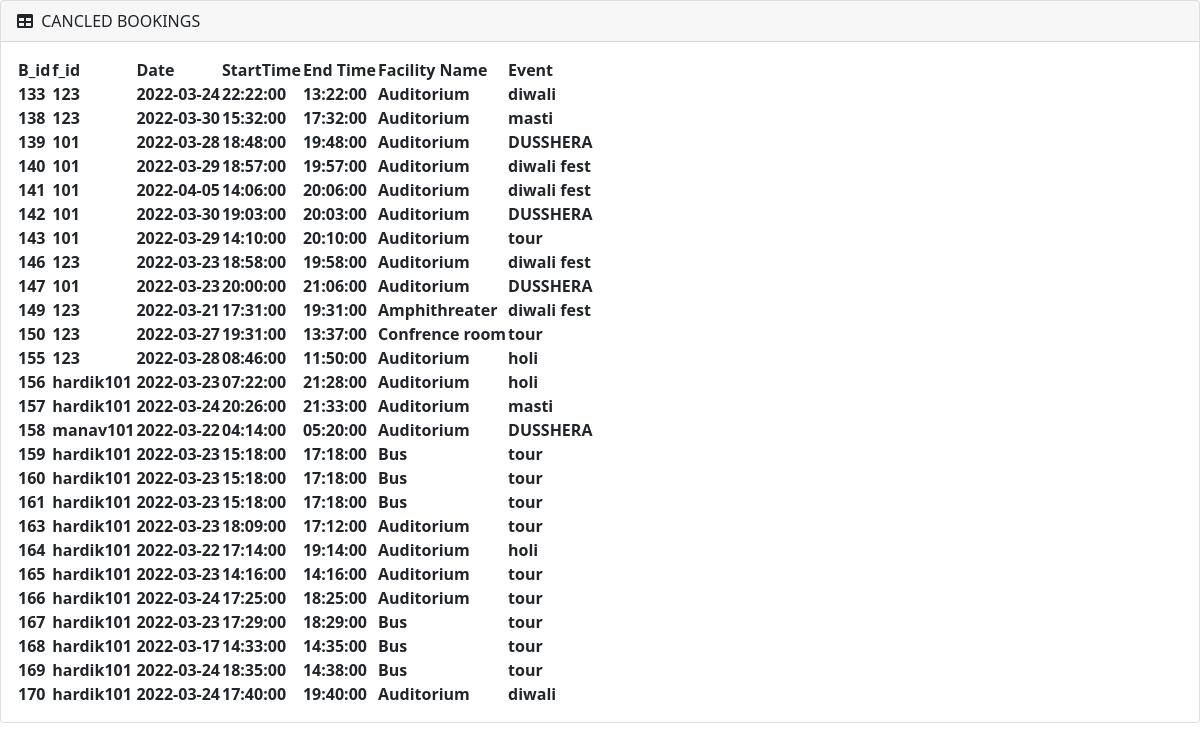
Page /canbooking.php on the committed database.
### tables this page shows
CREATE TABLE `cancled` (
  `bid` varchar(20) NOT NULL,
  `f_id` varchar(20) NOT NULL,
  `Date` date NOT NULL,
  `Start_Time` time NOT NULL,
  `End_time` time NOT NULL,
  `Facility_name` varchar(40) NOT NULL,
  `Event_name` varchar(40) NOT NULL
);

### canbooking.php (the view, shortened to what this page needs)
<?php include 'script.php'; ?>
<!DOCTYPE html>
<html lang="en">
<head>
</head>
<body>
<div class="card mb-4">
    <div class="card-header">
        <i class="fas fa-table me-1"></i>
        CANCLED BOOKINGS
    </div>
    <div class="card-body">
        <table id="datatablesSimple">
            <thead>
                <tr>
                    <th>B_id</th>
                    <th>f_id</th>
                    <th>Date</th>
                    <th>StartTime</th>
                    <th>End Time</th>
                    <th>Facility Name</th>
                    <th>Event</th>
                </tr>
            </thead>
            <tbody>
            <?php
            $conn = mysqli_connect("localhost", "root", "1234", "project");
            $show = "select * from cancled ";
           $query = mysqli_query($conn, $show);
            while($res=mysqli_fetch_assoc($query))
            {
            ?>
            <tr>
                <th><?php echo $res['bid'] ?></th>
                <th><?php echo $res['f_id'] ?></th>
                <th><?php echo $res['Date']?></th>
                <th><?php echo $res['Start_Time'] ?></th>
                <th><?php echo $res['End_time'] ?></th>
                <th><?php echo $res['Facility_name'] ?></th>
                <th><?php echo $res['Event_name'] ?></th>
            </tr>
           <?php
            }
           ?>
            </tbody>
</div>
</body>
</html>

### script.php (shortened to what this page needs)
<link href="https://cdn.jsdelivr.net/npm/simple-datatables@latest/dist/style.css" rel="stylesheet" />
<link href="css/styles.css" rel="stylesheet" />
<link rel="stylesheet" href="https://cdnjs.cloudflare.com/ajax/libs/font-awesome/6.0.0/css/all.min.css" />

### rows in the picture
cancled: bid "133", f "123", Date "2022-03-24", Start_Time "22:22:00", End_time "13:22:00", Facility_name "Auditorium", Event_name "diwali"
cancled: bid "138", f "123", Date "2022-03-30", Start_Time "15:32:00", End_time "17:32:00", Facility_name "Auditorium", Event_name "masti"
cancled: bid "139", f "101", Date "2022-03-28", Start_Time "18:48:00", End_time "19:48:00", Facility_name "Auditorium", Event_name "DUSSHERA"
cancled: bid "140", f "101", Date "2022-03-29", Start_Time "18:57:00", End_time "19:57:00", Facility_name "Auditorium", Event_name "diwali fest"
cancled: bid "141", f "101", Date "2022-04-05", Start_Time "14:06:00", End_time "20:06:00", Facility_name "Auditorium", Event_name "diwali fest"
cancled: bid "142", f "101", Date "2022-03-30", Start_Time "19:03:00", End_time "20:03:00", Facility_name "Auditorium", Event_name "DUSSHERA"
cancled: bid "143", f "101", Date "2022-03-29", Start_Time "14:10:00", End_time "20:10:00", Facility_name "Auditorium", Event_name "tour"
cancled: bid "146", f "123", Date "2022-03-23", Start_Time "18:58:00", End_time "19:58:00", Facility_name "Auditorium", Event_name "diwali fest"
cancled: bid "147", f "101", Date "2022-03-23", Start_Time "20:00:00", End_time "21:06:00", Facility_name "Auditorium", Event_name "DUSSHERA"
cancled: bid "149", f "123", Date "2022-03-21", Start_Time "17:31:00", End_time "19:31:00", Facility_name "Amphithreater", Event_name "diwali fest"
cancled: bid "150", f "123", Date "2022-03-27", Start_Time "19:31:00", End_time "13:37:00", Facility_name "Confrence room", Event_name "tour"
cancled: bid "155", f "123", Date "2022-03-28", Start_Time "08:46:00", End_time "11:50:00", Facility_name "Auditorium", Event_name "holi"
cancled: bid "156", f "hardik101", Date "2022-03-23", Start_Time "07:22:00", End_time "21:28:00", Facility_name "Auditorium", Event_name "holi"
cancled: bid "157", f "hardik101", Date "2022-03-24", Start_Time "20:26:00", End_time "21:33:00", Facility_name "Auditorium", Event_name "masti"
cancled: bid "158", f "manav101", Date "2022-03-22", Start_Time "04:14:00", End_time "05:20:00", Facility_name "Auditorium", Event_name "DUSSHERA"
cancled: bid "159", f "hardik101", Date "2022-03-23", Start_Time "15:18:00", End_time "17:18:00", Facility_name "Bus", Event_name "tour"
cancled: bid "160", f "hardik101", Date "2022-03-23", Start_Time "15:18:00", End_time "17:18:00", Facility_name "Bus", Event_name "tour"
cancled: bid "161", f "hardik101", Date "2022-03-23", Start_Time "15:18:00", End_time "17:18:00", Facility_name "Bus", Event_name "tour"
cancled: bid "163", f "hardik101", Date "2022-03-23", Start_Time "18:09:00", End_time "17:12:00", Facility_name "Auditorium", Event_name "tour"
cancled: bid "164", f "hardik101", Date "2022-03-22", Start_Time "17:14:00", End_time "19:14:00", Facility_name "Auditorium", Event_name "holi"
cancled: bid "165", f "hardik101", Date "2022-03-23", Start_Time "14:16:00", End_time "14:16:00", Facility_name "Auditorium", Event_name "tour"
cancled: bid "166", f "hardik101", Date "2022-03-24", Start_Time "17:25:00", End_time "18:25:00", Facility_name "Auditorium", Event_name "tour"
cancled: bid "167", f "hardik101", Date "2022-03-23", Start_Time "17:29:00", End_time "18:29:00", Facility_name "Bus", Event_name "tour"
cancled: bid "168", f "hardik101", Date "2022-03-17", Start_Time "14:33:00", End_time "14:35:00", Facility_name "Bus", Event_name "tour"
cancled: bid "169", f "hardik101", Date "2022-03-24", Start_Time "18:35:00", End_time "14:38:00", Facility_name "Bus", Event_name "tour"
cancled: bid "170", f "hardik101", Date "2022-03-24", Start_Time "17:40:00", End_time "19:40:00", Facility_name "Auditorium", Event_name "diwali"
